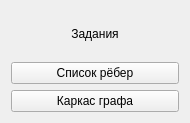
<?xml version="1.0" encoding="UTF-8"?>
<ui version="4.0">
 <class>tasks</class>
 <widget class="QWidget" name="tasks">
  <property name="geometry">
   <rect>
    <x>0</x>
    <y>0</y>
    <width>190</width>
    <height>123</height>
   </rect>
  </property>
  <property name="minimumSize">
   <size>
    <width>190</width>
    <height>123</height>
   </size>
  </property>
  <property name="maximumSize">
   <size>
    <width>190</width>
    <height>123</height>
   </size>
  </property>
  <property name="windowTitle">
   <string>Form</string>
  </property>
  <layout class="QGridLayout" name="gridLayout">
   <item row="0" column="0">
    <layout class="QVBoxLayout" name="verticalLayout">
     <item>
      <widget class="QLabel" name="label">
       <property name="text">
        <string>Задания</string>
       </property>
       <property name="alignment">
        <set>Qt::AlignCenter</set>
       </property>
      </widget>
     </item>
     <item>
      <widget class="QPushButton" name="pushButton">
       <property name="text">
        <string>Список рёбер</string>
       </property>
      </widget>
     </item>
     <item>
      <widget class="QPushButton" name="pushButton_2">
       <property name="text">
        <string>Каркас графа</string>
       </property>
      </widget>
     </item>
    </layout>
   </item>
  </layout>
 </widget>
 <resources/>
 <connections/>
</ui>
